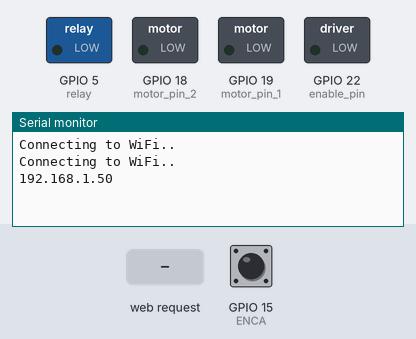
Simulated run of this sketch. Board: ESP32. On the bench: switched loads named in the sketch (green lamp = pin HIGH), the last lines printed to the serial monitor. The test bench sets the inputs (shaded band); at power-on: GPIO 15 (ENCA) HIGH. WiFi joins after 1.5 s; servers stay silent unless stated.

Above: at 3.2 s.
3.3 s: HTTP request GET /returnToZero received
At 4.2 s:
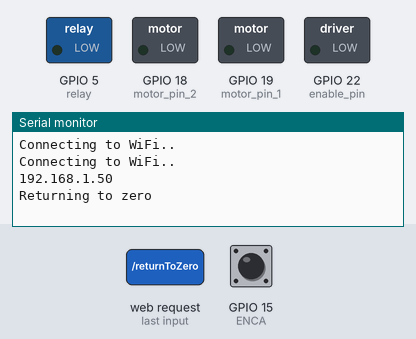
4.8 s: HTTP request GET /setHeight?value=1 received
At 5.4 s:
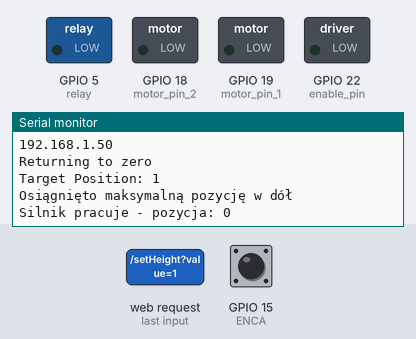

Measured:
- after the input at 3.3 s, the serial monitor: prints a new line at once (image 1)
- after the input at 4.8 s, the serial monitor: prints a new line at once (image 2)

The sketch:

esp32_projekt1_wersja2.ino
```cpp
#include <WiFi.h>
#include <AsyncTCP.h>
#include <ESPAsyncWebServer.h>

// Piny ESP32
#define motor_pin_1 19
#define motor_pin_2 18
#define enable_pin 22
#define button 23
#define ENCA 15
#define ENCB 2
#define relay 5

const char* ssid = "Lamel R&D 2.4GHz";
const char* password = "!lamel2024.";

AsyncWebServer server(80);

int pos = 0;
bool button_is_pressed = false;
bool rozjebie_cos = false;
volatile int targetPosition = 0;

const char index_html[] PROGMEM = R"rawliteral(
<!DOCTYPE html>
<html lang="en">
<head>
    <meta charset="UTF-8">
    <meta name="viewport" content="width=device-width, initial-scale=1.0">
    <title>ESP32 Motor Control</title>
    <style>
    body {
        font-family: "Barlow", Sans-serif;
        font-weight: 500;
        margin: 0;
        padding: 0;
        display: flex;
        justify-content: center;
        align-items: center;
        height: 100vh;
        background-color: #f0f0f0;
    }
    .container {
        text-align: center;
    }
    img {
        max-width: 300px;
        margin-bottom: 20px;
    }
    #controlForm {
        margin-bottom: 20px;
        background-color: #ff0000;
    }

    #controlForm input[type="text"]::placeholder {
        color: #666;
        opacity: 1;
    }
    #controlForm button {
        font-family: "Barlow", Sans-serif;
        font-weight: 500;
        display: block;
        margin: 0 auto;
        margin-top: 5%;
        padding: 10px;
        height: 40px;
        border: none;
        border-radius: 5px;
        background-color: #6b30c4;
        color: white;
        cursor: pointer;
        transition: background-color 0.3s ease;
    }

    #controlForm input[type="text"]::placeholder {
        color: #999;
    }

    #controlForm button:hover {
        background-color: #4a1a7f;
    }

    .button_return_to_0_level {
        font-family: "Barlow", Sans-serif;
        font-weight: 500;
        display: block;
        margin: 0 auto;
        margin-top: 5%;
        padding: 10px;
        width: 200px;
        height: 40px;
        border: none;
        border-radius: 5px;
        background-color: #6b30c4;
        color: white;
        cursor: pointer;
        transition: background-color 0.3s ease;
    }

    .button_return_to_0_level:hover {
        background-color: #4a1a7f;
    }

    </style>
</head>
<body>
    <div class="main-container">
        <div class="container">
            <img src="src/images/myscreen-logo.webp">
            <form id="controlForm">
                <input type="text" id="heightInput" name="heightInput" placeholder="Wprowadź wartość">
                <button id="accept_button" type="button" onclick="sendHeight()">Zatwierdź</button>
            </form>
            <div class="button_return_to_0">
                <button class="button_return_to_0_level" onclick="returnToZero()">Powrót do pozycji 0</button>
            </div>
        </div>
    </div>
    <script>
        function sendHeight() {
            var heightInputValue = document.getElementById('heightInput').value;
            var xhr = new XMLHttpRequest();
            xhr.open("GET", "/setHeight?value=" + heightInputValue, true);
            xhr.send();
        }

        function returnToZero() {
            var xhr = new XMLHttpRequest();
            xhr.open("GET", "/returnToZero", true);
            xhr.send();
        }
    </script>
</body>
</html>
)rawliteral";

String processor(const String& var){
  return String();
}

void setup() {
  Serial.begin(115200);

  pinMode(motor_pin_1, OUTPUT);
  pinMode(motor_pin_2, OUTPUT);
  pinMode(enable_pin, OUTPUT);
  pinMode(relay, OUTPUT);
  pinMode(button, INPUT_PULLUP);
  pinMode(ENCA, INPUT);
  pinMode(ENCB, INPUT);

  attachInterrupt(digitalPinToInterrupt(ENCA), readEncoder, RISING);

  WiFi.begin(ssid, password);
  while (WiFi.status() != WL_CONNECTED) {
    delay(1000);
    Serial.println("Connecting to WiFi..");
  }
  Serial.println(WiFi.localIP());

  server.on("/", HTTP_GET, [](AsyncWebServerRequest *request){
    request->send_P(200, "text/html", index_html, processor);
  });

  server.on("/setHeight", HTTP_GET, [](AsyncWebServerRequest *request){
    if (request->hasParam("value")) {
      String heightValue = request->getParam("value")->value();
      targetPosition = heightValue.toInt();
      Serial.println("Target Position: " + String(targetPosition));
      request->send(200, "text/plain", "Height set to: " + heightValue);
    } else {
      request->send(200, "text/plain", "No value received");
    }
  });

  server.on("/returnToZero", HTTP_GET, [](AsyncWebServerRequest *request){
    targetPosition = 0;
    Serial.println("Returning to zero");
    request->send(200, "text/plain", "Returning to zero");
  });

  server.begin();
}

void readEncoder(){
  int b = digitalRead(ENCB);
  if (b > 0) {
    pos++;
  } else {
    pos--;
  }
}

void loop() {
  if (targetPosition != 0 && targetPosition >= -15000 && targetPosition <= 16500 && rozjebie_cos == false) {
    down();
    Serial.print("Silnik pracuje - pozycja: ");
    Serial.println(pos);
  }
}

void down() {
  if (pos > targetPosition) { // Jeśli aktualna pozycja enkodera jest większa niż wartość docelowa
    digitalWrite(enable_pin, HIGH); // Włącz silnik w dół
    digitalWrite(motor_pin_1, HIGH);
    digitalWrite(motor_pin_2, LOW);
  } else if (pos <= targetPosition) { // Jeśli aktualna pozycja enkodera osiągnęła lub przekroczyła wartość docelową
    digitalWrite(enable_pin, LOW); // Zatrzymaj silnik
    digitalWrite(motor_pin_1, LOW);
    digitalWrite(motor_pin_2, LOW);
    // digitalWrite(relay, LOW);
    Serial.println("Osiągnięto maksymalną pozycję w dół");
    pos = 0; // Zresetuj pozycję enkodera
  }

  rozjebie_cos = true;

}


//pozycja od "0" do dolu ~ -15500
//z dolu do gory pozycja enkdora (kY+) z dolu do gory ~ 16500 jakis jednostek
// todo: zeby wpisywac metry? ale trzeba policzyc co gdzie i jak wiadomix
```
